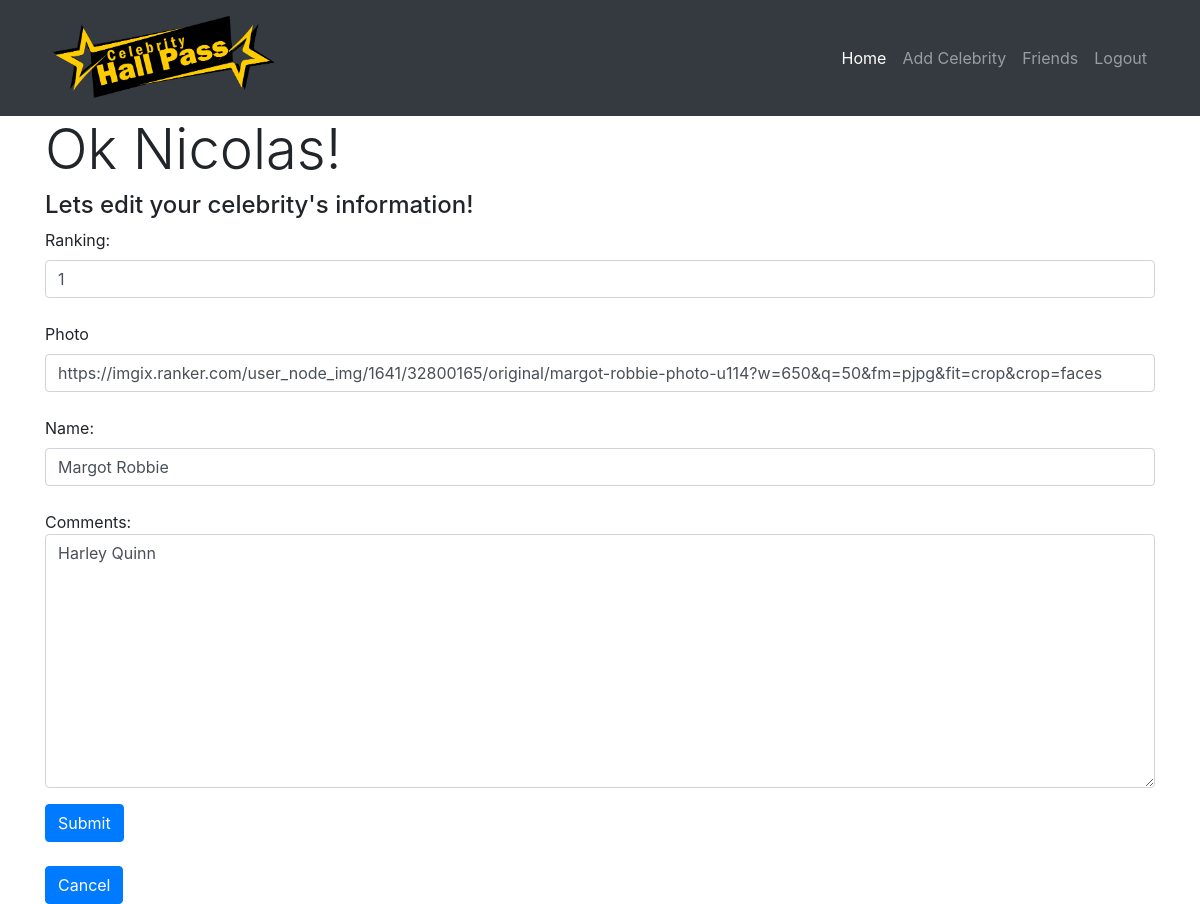
Screenshot of /celeb/edit/4 (signed in) with the database file from the repository.
### HallPass/models.py (models this page shows)
class User(models.Model):
	first_name = models.CharField(max_length=255)
	last_name = models.CharField(max_length=255)
	email = models.CharField(max_length=255)
	password = models.CharField(max_length=255)
	created_at = models.DateTimeField(auto_now_add=True)
	updated_at = models.DateTimeField(auto_now=True)
	objects = UserManager()

class Celeb(models.Model):
	ranking = models.PositiveSmallIntegerField()
	photo = models.CharField(max_length=255)
	name = models.CharField(max_length=255)
	comments = models.TextField()
	users = models.ManyToManyField(User, related_name="celebs")
	created_at = models.DateTimeField(auto_now_add=True)
	updated_at = models.DateTimeField(auto_now=True)
	objects = CelebManager()

### HallPass/views.py (the view)
# urls.py: path('celeb/edit/<int:id>', views.edit),
def edit(request, id):
    context = {
        "celeb": Celeb.objects.get(id=id),
        "user": User.objects.filter(id=request.session['userid'])[0]
    }
    return render(request, "edit.html", context)

### HallPass/templates/edit.html (shortened to what this page needs)
<!DOCTYPE html>
<html lang="en">
<head>
    <link rel="stylesheet" href="https://stackpath.bootstrapcdn.com/bootstrap/4.3.1/css/bootstrap.min.css">
</head>
<body>
  {% load static %}
	<nav class="navbar navbar-expand-lg navbar-dark bg-dark static-top">
        <div class="container">
          <img style="max-height: 100px;" src = "{% static "hallpasslogo.png" %}" alt="my img">
          <div class="collapse navbar-collapse" id="navbarResponsive">
            <ul class="navbar-nav ml-auto">
              <li class="nav-item active">
                <a class="nav-link" href="/myhallpass">Home
                </a>
              </li>
              <li class="nav-item">
                <a class="nav-link" href="/celebs/new">Add Celebrity</a>
              </li>
              <li class="nav-item">
                <a class="nav-link" href="/friends">Friends</a>
              </li>
              <li class="nav-item">
                <a class="nav-link" href="/logout">Logout</a>
              </li>
            </ul>
          </div>
        </div>
      </nav>
    <div class="container">
    <h1 class="display-4">Ok {{user.first_name}}!</h1>
    <h4>Lets edit your celebrity's information!</h4>
    <form action="/celeb/{{celeb.id}}/update" method="post">
        <label for="ranking">Ranking:</label>
        <input class="form-control" type="number" min="1" max="5" name="ranking" value="{{celeb.ranking}}">
        <br>
        <label for="photo">Photo</label>
        <input class="form-control" type="url" name="photo" value="{{celeb.photo}}">
        <br>
        <label for="name">Name:</label>
        <input class="form-control" type="text" name="name" value="{{celeb.name}}">
        <br>
        <p>Comments:<textarea class="form-control" name="comments" id="comments" cols="30" rows="10">{{celeb.comments}}</textarea></p>
        <input class="btn btn-primary" type="submit" name="Submit">
    </form>
    <br>
    <a href="/myhallpass" ><button class="btn btn-primary">Cancel</button></a>
    </div>
</body>
</html>

### rows the page displays
User: first_name "Nicolas"
Celeb: ranking "1", photo "https://imgix.ranker.com/user_node_img/1641/32800165/original/margot-robbie-photo-u114?w=650&q=50&fm=pjpg&fit=crop&crop=faces", name "Margot Robbie", comments "Harley Quinn"
